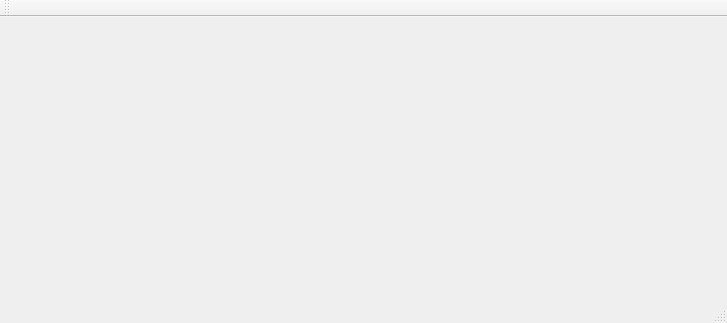
<?xml version="1.0" encoding="UTF-8"?>
<ui version="4.0">
 <class>MainWindow</class>
 <widget class="QMainWindow" name="MainWindow">
  <property name="geometry">
   <rect>
    <x>0</x>
    <y>0</y>
    <width>727</width>
    <height>323</height>
   </rect>
  </property>
  <property name="windowTitle">
   <string>MainWindow</string>
  </property>
  <widget class="QWidget" name="centralWidget">
   <widget class="QLabel" name="label">
    <property name="geometry">
     <rect>
      <x>0</x>
      <y>0</y>
      <width>191</width>
      <height>171</height>
     </rect>
    </property>
    <property name="text">
     <string/>
    </property>
    <property name="pixmap">
     <pixmap resource="src.qrc">:/new/prefix1/src/4e4636e01c8c9a149fd47a2e985b1930.jpg</pixmap>
    </property>
    <property name="scaledContents">
     <bool>true</bool>
    </property>
   </widget>
   <widget class="QLabel" name="label_2">
    <property name="geometry">
     <rect>
      <x>230</x>
      <y>30</y>
      <width>67</width>
      <height>21</height>
     </rect>
    </property>
    <property name="text">
     <string/>
    </property>
   </widget>
  </widget>
  <widget class="QMenuBar" name="menuBar">
   <property name="geometry">
    <rect>
     <x>0</x>
     <y>0</y>
     <width>727</width>
     <height>27</height>
    </rect>
   </property>
  </widget>
  <widget class="QToolBar" name="mainToolBar">
   <attribute name="toolBarArea">
    <enum>TopToolBarArea</enum>
   </attribute>
   <attribute name="toolBarBreak">
    <bool>false</bool>
   </attribute>
  </widget>
  <widget class="QStatusBar" name="statusBar"/>
 </widget>
 <layoutdefault spacing="6" margin="11"/>
 <resources>
  <include location="src.qrc"/>
 </resources>
 <connections/>
</ui>
